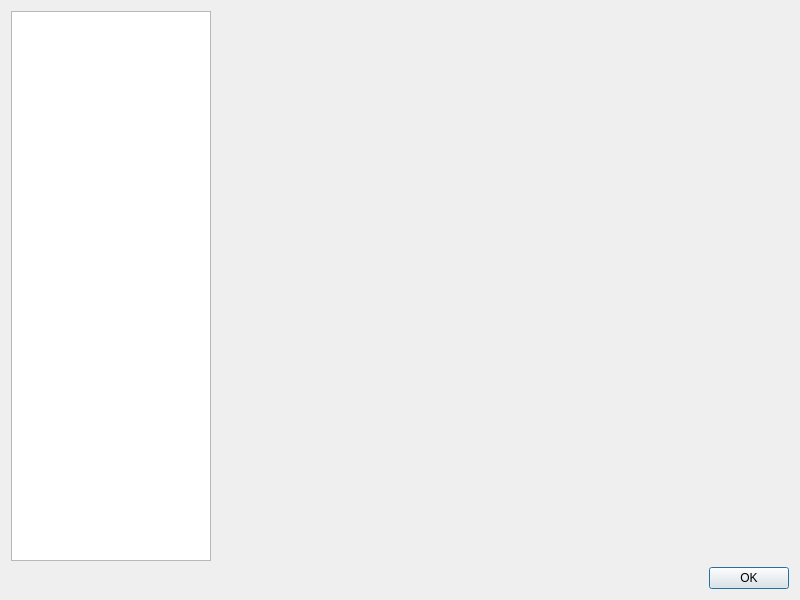
<?xml version="1.0" encoding="UTF-8"?>
<ui version="4.0">
 <class>Preferences</class>
 <widget class="QDialog" name="Preferences">
  <property name="geometry">
   <rect>
    <x>0</x>
    <y>0</y>
    <width>800</width>
    <height>600</height>
   </rect>
  </property>
  <property name="windowTitle">
   <string>Preferences</string>
  </property>
  <layout class="QVBoxLayout" name="verticalLayout">
   <item>
    <layout class="QHBoxLayout" name="horizontalLayout" stretch="0,0">
     <item>
      <widget class="QListWidget" name="availableWidgets">
       <property name="sizePolicy">
        <sizepolicy hsizetype="Fixed" vsizetype="Expanding">
         <horstretch>0</horstretch>
         <verstretch>0</verstretch>
        </sizepolicy>
       </property>
       <property name="minimumSize">
        <size>
         <width>200</width>
         <height>0</height>
        </size>
       </property>
       <property name="maximumSize">
        <size>
         <width>200</width>
         <height>16777215</height>
        </size>
       </property>
       <property name="baseSize">
        <size>
         <width>0</width>
         <height>0</height>
        </size>
       </property>
       <property name="selectionBehavior">
        <enum>QAbstractItemView::SelectRows</enum>
       </property>
      </widget>
     </item>
     <item>
      <widget class="QStackedWidget" name="pWidget">
       <property name="sizePolicy">
        <sizepolicy hsizetype="Expanding" vsizetype="Expanding">
         <horstretch>0</horstretch>
         <verstretch>0</verstretch>
        </sizepolicy>
       </property>
      </widget>
     </item>
    </layout>
   </item>
   <item>
    <widget class="QDialogButtonBox" name="buttonBox">
     <property name="orientation">
      <enum>Qt::Horizontal</enum>
     </property>
     <property name="standardButtons">
      <set>QDialogButtonBox::Ok</set>
     </property>
    </widget>
   </item>
  </layout>
 </widget>
 <resources/>
 <connections>
  <connection>
   <sender>buttonBox</sender>
   <signal>accepted()</signal>
   <receiver>Preferences</receiver>
   <slot>accept()</slot>
   <hints>
    <hint type="sourcelabel">
     <x>248</x>
     <y>254</y>
    </hint>
    <hint type="destinationlabel">
     <x>157</x>
     <y>274</y>
    </hint>
   </hints>
  </connection>
  <connection>
   <sender>buttonBox</sender>
   <signal>rejected()</signal>
   <receiver>Preferences</receiver>
   <slot>reject()</slot>
   <hints>
    <hint type="sourcelabel">
     <x>316</x>
     <y>260</y>
    </hint>
    <hint type="destinationlabel">
     <x>286</x>
     <y>274</y>
    </hint>
   </hints>
  </connection>
 </connections>
</ui>
